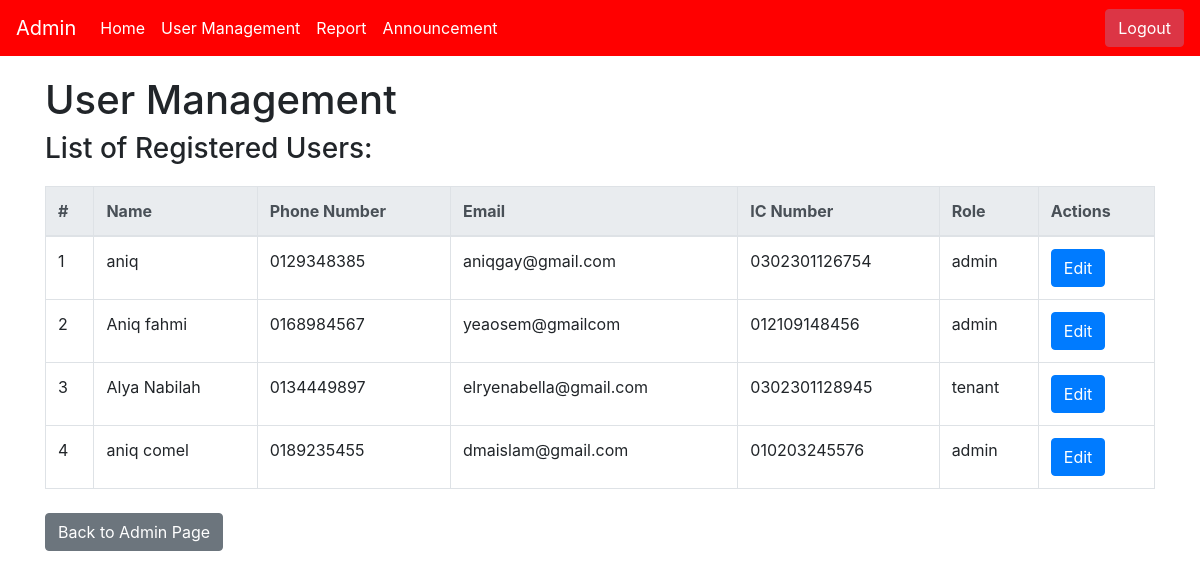
Before: /user_management with the older database file.
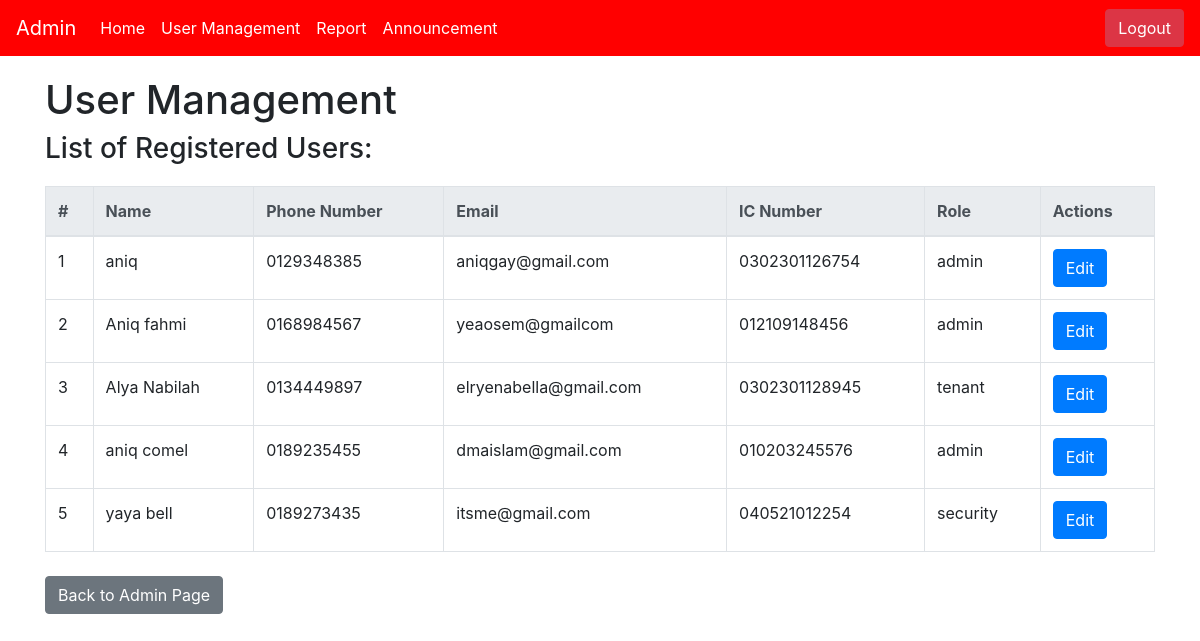
After: the same page with the newer database file.
### app.py (models this page shows)
class User(db.Model):
    __tablename__ = 'users'
    id = db.Column(db.Integer, primary_key=True)
    name = db.Column(db.String(100), nullable=False)
    phone_number = db.Column(db.String(20), nullable=False, unique=True)
    email = db.Column(db.String(120), nullable=False, unique=True)
    ic_number = db.Column(db.String(20), nullable=False, unique=True)
    password = db.Column(db.String(60), nullable=False)
    role = db.Column(db.String(10), nullable=False)
    qr_code = db.Column(db.String(255))

### app.py (the view)
@app.route('/user_management')
def user_management():
    users = User.query.all()
    return render_template('user_management.html', users=users)

### templates/user_management.html (shortened to what this page needs)
<!DOCTYPE html>
<html lang="en">
<head>
    <link rel="stylesheet" href="https://cdn.jsdelivr.net/npm/bootstrap@4.3.1/dist/css/bootstrap.min.css">
</head>
<body>
    <nav class="navbar navbar-expand-lg navbar-light" style="background-color: #FF0000; color: white;">
        <a class="navbar-brand" href="#" style="color: white;">Admin</a>
        <div class="collapse navbar-collapse" id="navbarNav">
          <ul class="navbar-nav">
            <li class="nav-item active">
              <a class="nav-link" href="#" style="color: white;">Home <span class="sr-only">(current)</span></a>
            </li>
            <li class="nav-item">
              <a class="nav-link" href="{{ url_for('user_management') }}" style="color: white;">User Management</a>
            </li>
            <li class="nav-item">
              <a class="nav-link" href="{{ url_for('view_incident_reports') }}" style="color: white;">Report</a>
            </li>
            <li class="nav-item">
              <a class="nav-link" href="{{ url_for('view_announcements') }}" style="color: white;">Announcement</a>
          </li>
          </ul>
        </div>
        <form class="form-inline my-2 my-lg-0 ml-auto" action="{{ url_for('logout') }}" method="post">
          <button type="submit" class="btn btn-danger">Logout</button>
        </form>
    </nav>
    <div class="container">
        <h1>User Management</h1>
        <div>
            <h3>List of Registered Users:</h3>
            <table class="table table-bordered">
                <thead class="thead-light">
                    <tr>
                        <th>#</th>
                        <th>Name</th>
                        <th>Phone Number</th>
                        <th>Email</th>
                        <th>IC Number</th>
                        <th>Role</th>
                        <th>Actions</th>
                    </tr>
                </thead>
                <tbody>
                    {% for user in users %}
                    <tr>
                        <td>{{ user.id }}</td>
                        <td>{{ user.name }}</td>
                        <td>{{ user.phone_number }}</td>
                        <td>{{ user.email }}</td>
                        <td>{{ user.ic_number }}</td>
                        <td>{{ user.role }}</td>
                        <td>
                            <a href="{{ url_for('edit_user', user_id=user.id) }}" class="btn btn-primary">Edit</a>
                        </td>
                    </tr>
                    {% endfor %}
                </tbody>
            </table>
        </div>
    </div>
    <div class="container mt-4">
        <a href="{{ url_for('admin_page') }}" class="btn btn-secondary">Back to Admin Page</a>
    </div>
</body>
</html>

### templates/user_management.html (style rules this page uses)
.container { margin-top: 20px; }
.table { margin-top: 20px; }
th, td { padding: 8px; }

Changed rows visible on the page:
added User: id "5", name "yaya bell", phone_number "0189273435", email "itsme@gmail.com", ic_number "040521012254", role "security"
